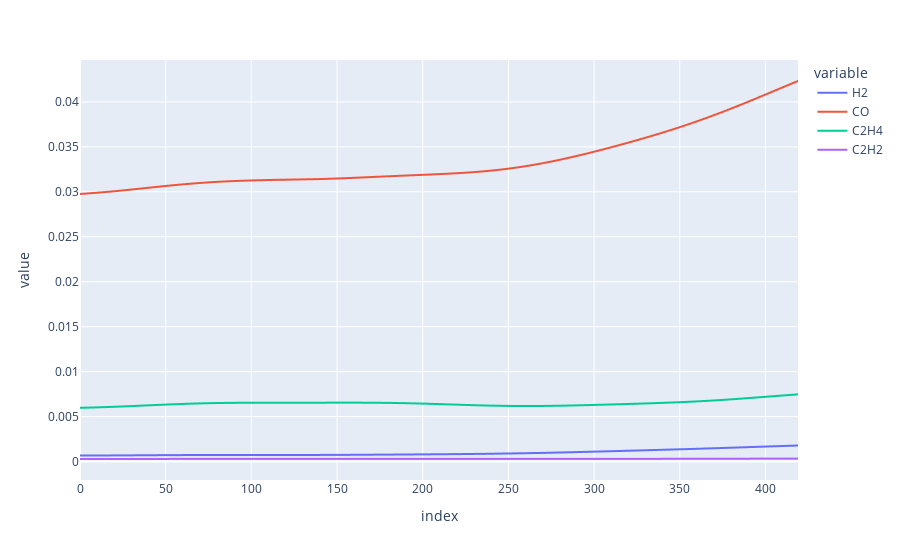

The code cell stored with this chart in its notebook:
### Code cell
df = pd.read_csv('../data/transformer-time/data_train/2_trans_1093.csv')
px.line(df)

### Figure 1 — Plotly figure (JSON) as saved in the notebook; plotly's stock layout.template omitted (floating-point values rounded to 4 significant figures; data arrays with more than 128 entries replaced by an {"elided": "..."} marker saying what was removed)
{"data": [{"hovertemplate": "variable=H2<br>index=%{x}<br>value=%{y}<extra></extra>", "legendgroup": "H2", "line": {"color": "#636efa", "dash": "solid"}, "mode": "lines", "name": "H2", "showlegend": true, "type": "scattergl", "x": {"elided": "420 int values"}, "xaxis": "x", "y": {"elided": "420 float values"}, "yaxis": "y"}, {"hovertemplate": "variable=CO<br>index=%{x}<br>value=%{y}<extra></extra>", "legendgroup": "CO", "line": {"color": "#EF553B", "dash": "solid"}, "mode": "lines", "name": "CO", "showlegend": true, "type": "scattergl", "x": {"elided": "420 int values"}, "xaxis": "x", "y": {"elided": "420 float values"}, "yaxis": "y"}, {"hovertemplate": "variable=C2H4<br>index=%{x}<br>value=%{y}<extra></extra>", "legendgroup": "C2H4", "line": {"color": "#00cc96", "dash": "solid"}, "mode": "lines", "name": "C2H4", "showlegend": true, "type": "scattergl", "x": {"elided": "420 int values"}, "xaxis": "x", "y": {"elided": "420 float values"}, "yaxis": "y"}, {"hovertemplate": "variable=C2H2<br>index=%{x}<br>value=%{y}<extra></extra>", "legendgroup": "C2H2", "line": {"color": "#ab63fa", "dash": "solid"}, "mode": "lines", "name": "C2H2", "showlegend": true, "type": "scattergl", "x": {"elided": "420 int values"}, "xaxis": "x", "y": {"elided": "420 float values"}, "yaxis": "y"}], "layout": {"legend": {"title": {"text": "variable"}, "tracegroupgap": 0}, "margin": {"t": 60}, "xaxis": {"anchor": "y", "domain": [0, 1], "title": {"text": "index"}}, "yaxis": {"anchor": "x", "domain": [0, 1], "title": {"text": "value"}}}}
